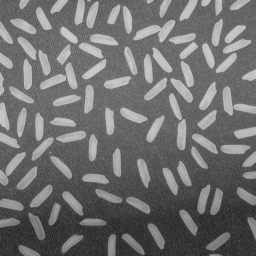
#> input picture Assets/rice.png, 256 x 256 px
$ python rice_grains.py   (older library calls are emulated)
#> lines starting #> are read from the running program, lines starting #| are printed output that depends on the picture; after the words box and inside, x2 and y2 are one past the last pixel; in counts of white or black regions, pixels touching at a corner belong together
### COMMUN/strel.py
__author__ = 'chaussard'

import numpy as np
from operator import itemgetter
import math


# Fonction permettant de construire un element structurant
# Il faut choisir le type (disque, carre, diamant, ligne)
# Puis le parametre de taille et, dans le cas de la ligne, le parametre d'angle
# L'element structurant est donne sous forme de liste de coordonnees
def build_as_list(type, size, angle):
#> called with type = 'disque', size = 10, angle = 0
    if (type == 'disque'):
        Strel = []  # Le resultat sera une liste de coordonnees
        # On parcourt tous les pixels entre -size et size pour tester si le disque passerait par le pixel : si oui, on l'allume
        for x in range(-((np.int)(size)) - 1, ((np.int)(size)) + 2):
            for y in range(-((np.int)(size)) - 1, ((np.int)(size)) + 2):
                if ((abs(x) - 0.5) * (abs(x) - 0.5) + (abs(y) - 0.5) * (abs(y) - 0.5) <= size * size):
                    Strel.append((y, x))

    elif (type == 'carre'):
        # On place dans le resultat toutes les coordonnees entre -size et size inclus
        Strel = [(y, x) for x in range(-size, size + 1) for y in range(-size, size + 1)]

    elif (type == 'diamant'):
        # On parcourt ligne par ligne pour ajouter les segments qu'il faut
        Strel = [(i, j) for i in range(-size, size + 1) for j in range(-size + abs(i), size - abs(i) + 1)]


    elif (type == 'ligne'):
        Strel = []
        # Une ligne
        d = size
        a = angle

        # On place l'angle dans un intervalle entre 90 et -90
        while (a > 90):
            a = a - 180
        while (a < -90):
            a = a + 180
        # Si l'angle est superieur a 45deg, on retire 90def et on tournera le resultat obtenu...
        rot = 0
        if (a > 45):
            a = a - 90
            rot = 1
        elif (a < -45):
            a = a + 90
            rot = 3;
        # Conversion de l'angle en radian
        a = a * math.pi / 180
        # Petite conversion pour ramener l'angle par rapport au coin inferieur gauche de l'ecran
        a = -a

        # Calcul de la taille de l'element structurant en fonction de d
        lx = int(math.ceil(d / math.sqrt(1 + math.tan(a) * math.tan(a))))
        if (lx == 0):
            lx = 1
        ly = int(math.ceil(d * math.tan(abs(a)) / math.sqrt(1 + math.tan(a) * math.tan(a))))
        if (ly == 0):
            ly = 1

        # Allocation du resultat
        Strel = []

        # Algo de Bresenham
        for x in range(-lx, lx + 1):
            y = math.tan(a) * x;
            Strel.append((int(round(y)), x))

        # Si nous devons tourner le resultat...
        if (rot > 0):
            # La rotation s'effectue avec une transposee puis un flip horizontal
            for i in range(0, len(Strel)):
                Strel[i] = (-Strel[i][1], Strel[i][0])

    else:
        assert (False), type + " n'est pas un nom d'element structurant valide pour cette fonction."

    return Strel


# Fonction permettant de construire un element structurant
# Il faut choisir le type (disque, carre, diamant, ligne)
# Puis le parametre de taille et, dans le cas de la ligne, le parametre d'angle
# L'element structurant est donne sous forme d'une image
def build(type, size, angle=0):
    return toImage(build_as_list(type, size, angle))


# Fonction permettant de construire une image a partir d'une liste de points d'un element structurant
def toImage(Strel):
    if len(Strel) == 0:
        assert (False), "L element structurant donne en parametre est vide (trop petit)."

    # On recupere les plus grandes et petites coordonnees de l'element structurant
    max_i = max(Strel, key=itemgetter(0))[0]
    min_i = min(Strel, key=itemgetter(0))[0]
    max_j = max(Strel, key=itemgetter(1))[1]
    min_j = min(Strel, key=itemgetter(1))[1]

    # On alloue l'image de sortie
    Im = np.zeros([max_i - min_i + 1, max_j - min_j + 1, 1], np.uint8)

    for (i, j) in Strel:
        Im[i + abs(min_i), j + abs(min_j)] = 255

    return Im

### COMMUN/mymorpho.py
import cv2
import numpy as np

def myerosion(im,el):
    return cv2.erode(im, el)

def mydilatation(im,el):
    return cv2.dilate(im, el)

def mygradient(im,el):
    return mydilatation(im,el) -  myerosion(im,el)

def myclose(im, el):
    delatedIm = mydilatation(im,el)
    return myerosion(delatedIm, el)

def myopen(im, el, idemPo = 1):
    result = im
    for i in range(idemPo):
        result = mydilatation(myerosion(result, el),el)
    return result

### rice_grains.py
import cv2
import numpy as np
from COMMUN import strel
from COMMUN import mymorpho as mm

el = strel.build('disque', 10)
gamma4 = strel.build('diamant', 1)

image_rice_grains = cv2.imread('Assets/rice.png')
#> image_rice_grains is the input picture: shape (256, 256, 3); min 40, max 204, mean 111.2
cv2.imshow('Normal image', image_rice_grains)

# This will extract the background of the image
im_open = mm.myopen(image_rice_grains, el, 1)
#> the loop in myopen, `for i in range(idemPo):` made 1 pass
#> pass 1, in myopen, `result = mydilatation(myerosion(result, el),el)`:
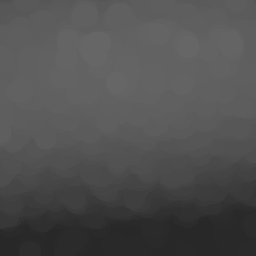
#> result: shape (256, 256, 3); min 40, max 102, mean 79.7
cv2.imshow('Opened image', im_open)

# To extract the rices in the image, we should make a difference between the original image and its opened image
extraction_rices = image_rice_grains - im_open
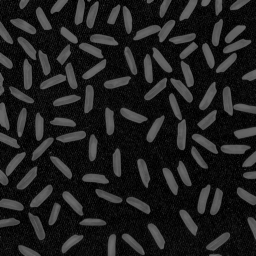
#> extraction_rices: shape (256, 256, 3); min 0, max 110, mean 31.5
cv2.imshow('Extraction rice grains ', extraction_rices)

# Get pixels that are > 40 (rice grains) and transform them to white ones(255) in order
# to have a clear image of the rice grains
pixel_indice_sup = extraction_rices[:,:,:] > 40
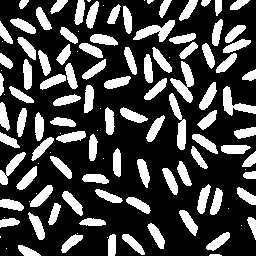
#> pixel_indice_sup: shape (256, 256, 3) bool; 27.8% white; 120 white regions (26 under 20 px), largest, box (x1, y1, x2, y2) and area: (170, 61, 194, 103) 436, (133, 20, 175, 42) 414, (169, 93, 186, 150) 406
extraction_rices[pixel_indice_sup] = 255
cv2.imshow('Accurate Extraction', extraction_rices)

# Applay an opening with gamma4 structuring element to the last image in order to remove
# the noise
im_open2 = mm.myopen(extraction_rices, gamma4, 1)
cv2.imshow('Accuratee Extraction', im_open2)

el2 = strel.build('disque', 2)
imGrad = mm.mygradient(im_open2,el2)
#> in mygradient, `return mydilatation(im,el) -  myerosion(im,el)`:
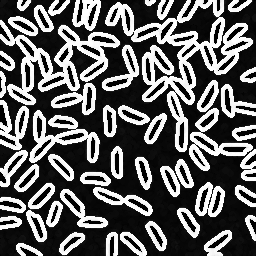
#> returned value: shape (256, 256, 3); min 0, max 255, mean 97.3
cv2.imshow('gradient image', imGrad)

height= image_rice_grains.shape[0]
#> height = 256

width = image_rice_grains.shape[1]
#> width = 256
max_area = -1
max_coordinates = -1
for i in range(0, height):
    for j in range(0, width):
        if np.array_equal(im_open2[i, j],[255,255,255]):
            k = j
            for jj in range (j,width):
                if np.array_equal(im_open2[i, jj], [255, 255, 255]):
                    k = jj
                    continue
                else:
                    break
            kk = i
            for ii in range(i,height):
                if np.array_equal(im_open2[ii, k], [255, 255, 255]):
                    kk = ii
                    continue
                else:
                    break
            if ((ii-i) * (jj-i)) > max_area:
                max_area = ((ii-i) * (jj-i))
                max_coordinates = [i,j]
#> after the loop, max_area = 3834; max_coordinates = [86, 226]
print(max_area)
#| 3834
ii, jj = max_coordinates
#> ii = 86; jj = 226
print(ii," ,",jj)
#| 86  , 226
for i in range(ii, height):
    for j in range(jj, width):
        if np.array_equal(im_open2[i, j],[255,255,255]):
            im_open2[i, j] = [0,0,255]
            continue
        else:
            break
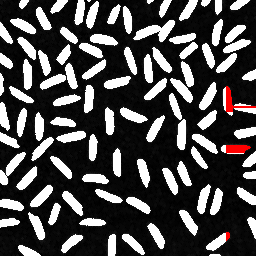
#> im_open2: shape (256, 256, 3); mean B, G, R 74.3, 74.3, 75.9
#cv2.imshow('Change', im_open2)

# transform the border of the image to black (0)
image_rice_grains[0,:] = 0
image_rice_grains[:,0] = 0
image_rice_grains[height-1,:] = 0
image_rice_grains[:,width-1] = 0
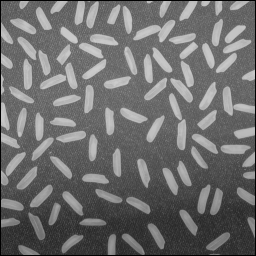
#> image_rice_grains: shape (256, 256, 3); min 0, max 204, mean 109.6

ell = strel.build('disque', 4)

imErode = mm.myerosion(extraction_rices, ell)
#> in myerosion (call 4), `return cv2.erode(im, el)`:
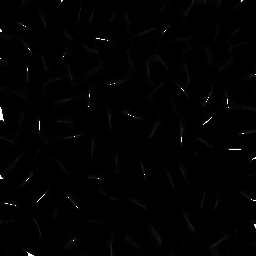
#> returned value: shape (256, 256, 3); min 0, max 255, mean 1.9
cv2.imshow('eroted image', imErode)

cv2.waitKey(0)
